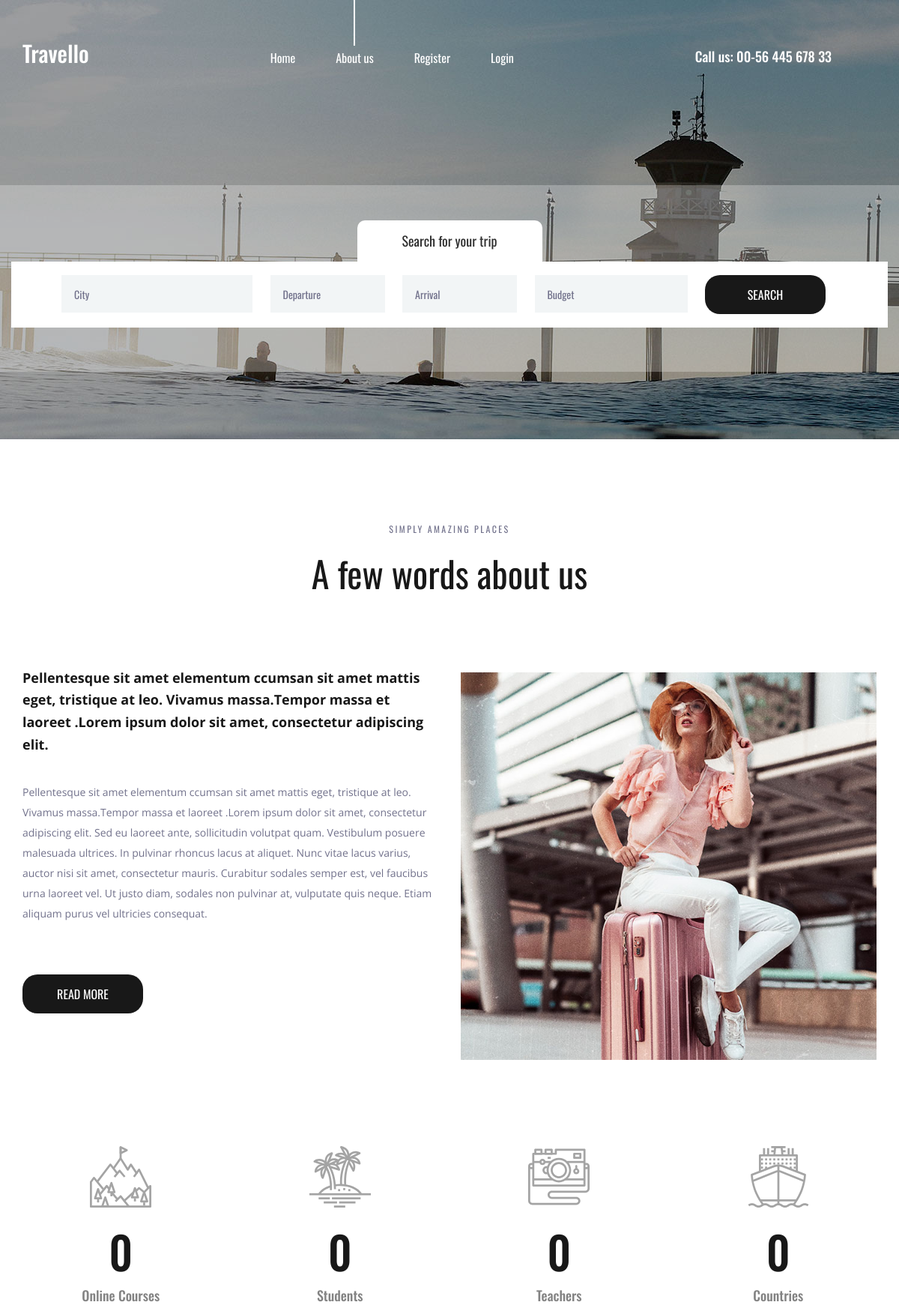
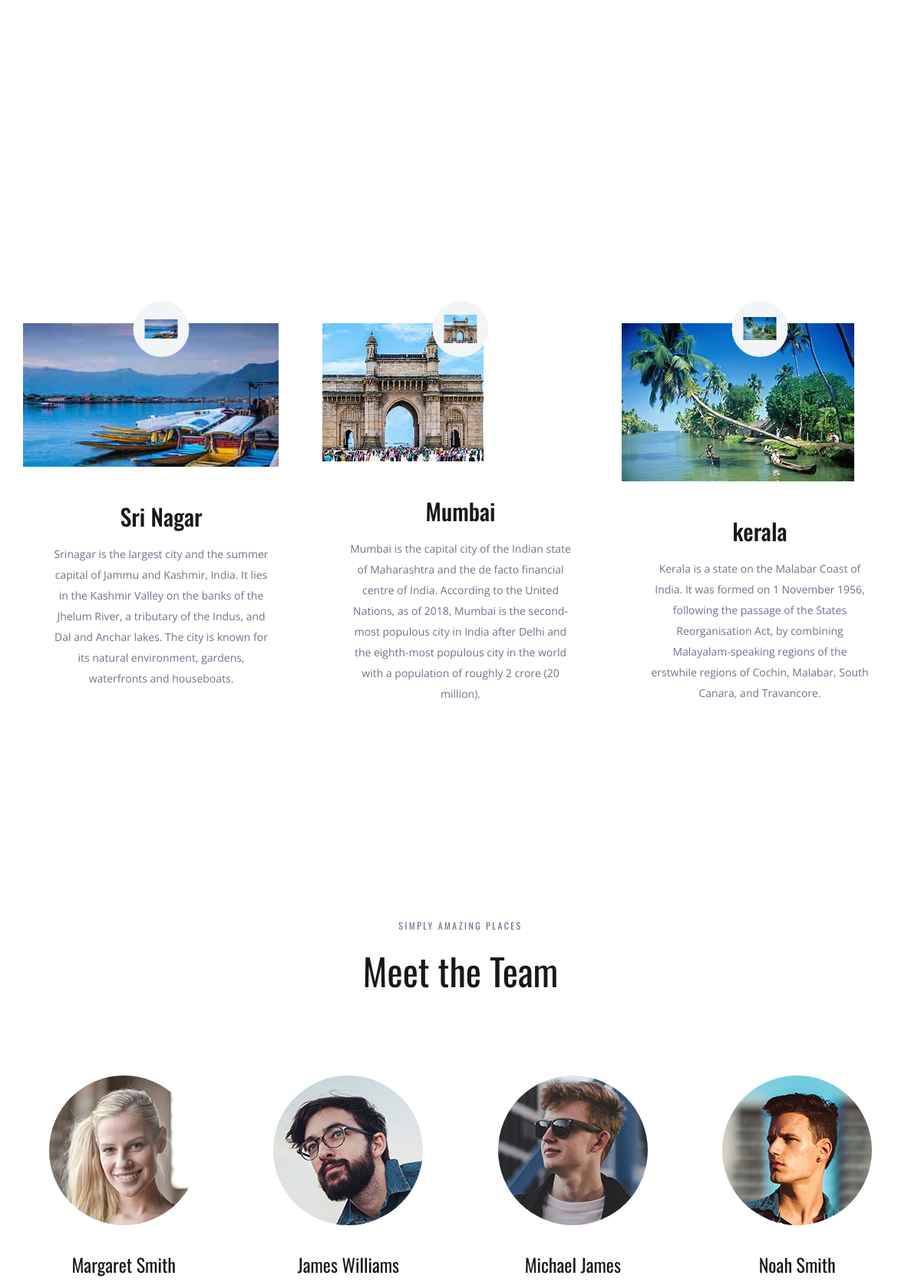
The page / (upper part) on the database its author committed (2 pictures, top to bottom).
### myproject1app/models.py (models this page shows, shortened)
class Place(models.Model):
    name=models.CharField(max_length=250)
    img=models.ImageField(upload_to='pics')
    desc=models.TextField()

### myproject1app/views.py (the view)
# urls.py: path('',views.demo,name='demo'),
def demo(request):
    obj=Place.objects.all()
    return render(request,"index.html",{'result':obj})

### templates/index.html (shortened to what this page needs)
{% load static %}
<!DOCTYPE html>
<html lang="en">
<head>
<link rel="stylesheet" type="text/css" href=" {% static 'styles/bootstrap4/bootstrap.min.css' %}">
<link href="{% static 'plugins/font-awesome-4.7.0/css/font-awesome.min.css' %}" rel="stylesheet" type="text/css">
<link rel="stylesheet" type="text/css" href="{% static 'plugins/OwlCarousel2-2.2.1/owl.carousel.css' %}">
<link rel="stylesheet" type="text/css" href="{% static 'plugins/OwlCarousel2-2.2.1/owl.theme.default.css' %}">
<link rel="stylesheet" type="text/css" href="{% static 'plugins/OwlCarousel2-2.2.1/animate.css' %}">
<link rel="stylesheet" type="text/css" href="{% static 'styles/about.css' %}">
<link rel="stylesheet" type="text/css" href="{% static 'styles/about_responsive.css' %}">
</head>
<body>
<div class="super_container">
	<header class="header">
		<div class="container">
			<div class="row">
				<div class="col">
					<div class="header_content d-flex flex-row align-items-center justify-content-start">
						<div class="header_content_inner d-flex flex-row align-items-end justify-content-start">
							<div class="logo"><a href="index.html">Travello</a></div>
							<nav class="main_nav">
								<ul class="d-flex flex-row align-items-start justify-content-start">
									<li><a href="index.html">Home</a></li>
									<li class="active"><a href="about.html">About us</a></li>
									{% if user.is_authenticated %}
									<li> helloo {{user.username}}</li>
									<li><a href="credentials/logout">Logout</a></li>
									{% else %}
									<li><a href="credentials/register">Register</a></li>
									<li><a href="credentials/login">Login</a></li>
									{% endif %}
								</ul>
							</nav>
							<div class="header_phone ml-auto">Call us: 00-56 445 678 33</div>
						</div>
					</div>
				</div>
			</div>
		</div>
	</header>
	<div class="home">
		<div class="background_image" style="background-image:url({%static 'images/about.jpg' %})"></div>
	</div>
	<div class="home_search">
		<div class="container">
			<div class="row">
				<div class="col">
					<div class="home_search_container">
						<div class="home_search_title">Search for your trip</div>
						<div class="home_search_content">
							<form action="#" class="home_search_form" id="home_search_form">
								<div class="d-flex flex-lg-row flex-column align-items-start justify-content-lg-between justify-content-start">
									<input type="text" class="search_input search_input_1" placeholder="City" required="required">
									<input type="text" class="search_input search_input_2" placeholder="Departure" required="required">
									<input type="text" class="search_input search_input_3" placeholder="Arrival" required="required">
									<input type="text" class="search_input search_input_4" placeholder="Budget" required="required">
									<button class="home_search_button">search</button>
								</div>
							</form>
						</div>
					</div>
				</div>
			</div>
		</div>
	</div>
	<div class="about">
		<div class="container">
			<div class="row">
				<div class="col text-center">
					<div class="section_subtitle">simply amazing places</div>
					<div class="section_title"><h2>A few words about us</h2></div>
				</div>
			</div>
			<div class="row about_row">
				<div class="col-lg-6">
					<div class="about_content">
						<div class="text_highlight">Pellentesque sit amet elementum ccumsan sit amet mattis eget, tristique at leo. Vivamus massa.Tempor massa et laoreet .Lorem ipsum dolor sit amet, consectetur adipiscing elit.</div>
						<div class="about_text">
							<p>Pellentesque sit amet elementum ccumsan sit amet mattis eget, tristique at leo. Vivamus massa.Tempor massa et laoreet .Lorem ipsum dolor sit amet, consectetur adipiscing elit. Sed eu laoreet ante, sollicitudin volutpat quam. Vestibulum posuere malesuada ultrices. In pulvinar rhoncus lacus at aliquet. Nunc vitae lacus varius, auctor nisi sit amet, consectetur mauris. Curabitur sodales semper est, vel faucibus urna laoreet vel. Ut justo diam, sodales non pulvinar at, vulputate quis neque. Etiam aliquam purus vel ultricies consequat.</p>
						</div>
						<div class="button about_button"><a href="#">read more</a></div>
					</div>
				</div>
				<div class="col-lg-6">
					<div class="about_image"><img src="{% static 'images/about_1.jpg' %}" alt=""></div>
				</div>
			</div>
		</div>
	</div>
	<div class="milestones">
		<div class="container">
			<div class="row">
				<div class="col-lg-3 milestone_col">
					<div class="milestone text-center">
						<div class="milestone_icon"><img src="images/mountain.svg" alt=""></div>
						<div class="milestone_counter" data-end-value="17">0</div>
						<div class="milestone_text">Online Courses</div>
					</div>
				</div>
				<div class="col-lg-3 milestone_col">
					<div class="milestone text-center">
						<div class="milestone_icon"><img src="images/island.svg" alt=""></div>
						<div class="milestone_counter" data-end-value="213">0</div>
						<div class="milestone_text">Students</div>
					</div>
				</div>
				<div class="col-lg-3 milestone_col">
					<div class="milestone text-center">
						<div class="milestone_icon"><img src="images/camera.svg" alt=""></div>
						<div class="milestone_counter" data-end-value="11923">0</div>
						<div class="milestone_text">Teachers</div>
					</div>
				</div>
				<div class="col-lg-3 milestone_col">
					<div class="milestone text-center">
						<div class="milestone_icon"><img src="images/boat.svg" alt=""></div>
						<div class="milestone_counter" data-end-value="15">0</div>
						<div class="milestone_text">Countries</div>
					</div>
				</div>
			</div>
		</div>
	</div>
	<div class="why">
		<div class="parallax_background parallax-window" data-parallax="scroll" data-image-src="images/why.jpg" data-speed="0.8"></div>
		<div class="container">
			<div class="row">
				<div class="col text-center">
					<div class="section_subtitle">simply amazing places</div>
					<div class="section_title"><h2>Why choose us?</h2></div>
				</div>
			</div>
			<div class="row why_row">
				{% for i in result %}
				<div class="col-lg-4 why_col">
					<div class="why_item">
						<div class="why_image">
							<img src="{{i.img.url}}" alt="">
							<div class="why_icon d-flex flex-column align-items-center justify-content-center">
								<img src="{{i.img.url}}" alt="">
							</div>
						</div>
						<div class="why_content text-center">
							<div class="why_title">{{i.name}}</div>
							<div class="why_text">
								<p>{{i.desc}}</p>
							</div>
						</div>
					</div>
				</div>
				{% endfor %}
			</div>
		</div>
	</div>
	<div class="team">
		<div class="container">
			<div class="row">
				<div class="col text-center">
					<div class="section_subtitle">simply amazing places</div>
					<div class="section_title"><h2>Meet the Team</h2></div>
				</div>
			</div>
			<div class="row team_row">
				<div class="col-xl-3 col-md-6 team_col">
					<div class="team_item d-flex flex-column align-items-center justify-content-start text-center">
						<div class="team_image"><img src="images/team_1.jpg" alt=""></div>
						<div class="team_content">
							<div class="team_title"><a href="#">Margaret Smith</a></div>
						</div>
					</div>
				</div>
				<div class="col-xl-3 col-md-6 team_col">
					<div class="team_item d-flex flex-column align-items-center justify-content-start text-center">
						<div class="team_image"><img src="images/team_2.jpg" alt=""></div>
						<div class="team_content">
							<div class="team_title"><a href="#">James Williams</a></div>
						</div>
					</div>
				</div>
				<div class="col-xl-3 col-md-6 team_col">
					<div class="team_item d-flex flex-column align-items-center justify-content-start text-center">
						<div class="team_image"><img src="images/team_3.jpg" alt=""></div>
						<div class="team_content">
							<div class="team_title"><a href="#">Michael James</a></div>
						</div>
					</div>
				</div>
				<div class="col-xl-3 col-md-6 team_col">
					<div class="team_item d-flex flex-column align-items-center justify-content-start text-center">
						<div class="team_image"><img src="images/team_4.jpg" alt=""></div>
						<div class="team_content">
							<div class="team_title"><a href="#">Noah Smith</a></div>
						</div>
					</div>
				</div>
			</div>
		</div>
	</div>
</div>
</body>
</html>

### rows shown on the page
Place: img (picture), name "Sri Nagar", desc "Srinagar is the largest city and the summer capital of Jammu and Kashmir, India. It lies in the Kashmir Valley on the banks of the Jhelum River, a tributary of the Indus, and Dal and Anchar lakes. The city is known for its natural environment, gardens, waterfronts and houseboats."
Place: img (picture), name "Mumbai", desc "Mumbai is the capital city of the Indian state of Maharashtra and the de facto financial centre of India. According to the United Nations, as of 2018, Mumbai is the second-most populous city in India after Delhi and the eighth-most populous city in the world with a population of roughly 2 crore (20 million)."
Place: img (picture), name "kerala", desc "Kerala is a state on the Malabar Coast of India. It was formed on 1 November 1956, following the passage of the States Reorganisation Act, by combining Malayalam-speaking regions of the erstwhile regions of Cochin, Malabar, South Canara, and Travancore."
